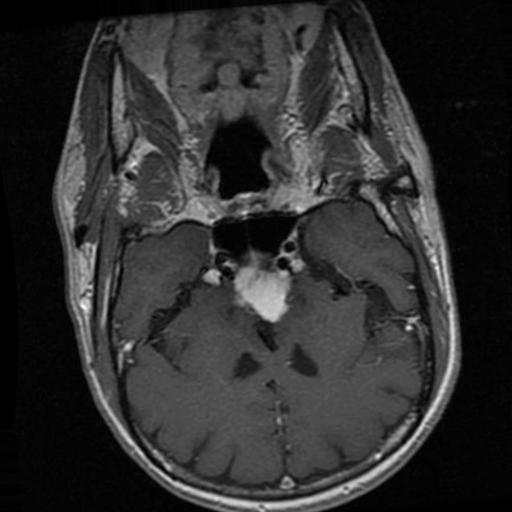
#> input picture as2_IMG_ML/brain_dataset/yes/Te-aug-me_10.jpg, 512 x 512 px
$ python decision_tree_model.py
#> lines starting #> are read from the running program, lines starting #| are printed output that depends on the picture
import os
import cv2
import numpy as np

from sklearn.model_selection import train_test_split, GridSearchCV
from sklearn.tree import DecisionTreeClassifier
from sklearn.metrics import accuracy_score, precision_score, recall_score, f1_score, confusion_matrix
import matplotlib.pyplot as plt
import seaborn as sns

data = []
labels = []

dataset_path = "brain_dataset"
categories = ["yes", "no"]

for category in categories:
    folder_path = os.path.join(dataset_path, category)
    label = 1 if category == "yes" else 0

    for img_name in os.listdir(folder_path):
        img_path = os.path.join(folder_path, img_name)
        try:
            img = cv2.imread(img_path, cv2.IMREAD_GRAYSCALE)
#> img is the input picture: shape (512, 512); min 0, max 255, mean 47.7
            img = cv2.resize(img, (64, 64))
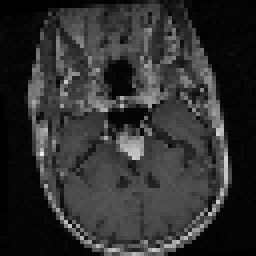
#> img: shape (64, 64) (shown 4 times larger); min 0, max 236, mean 47.9
            img = img.flatten()
#> img = 4096 values, max 236 at index 2442, min 0 at index 0, mean 47.88
            data.append(img)
            labels.append(label)
        except:
            pass
#> pass 2 of the loop `for category in categories:`:
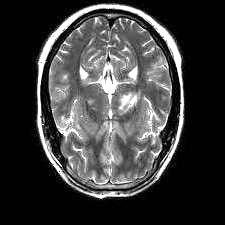
#> input picture as2_IMG_ML/brain_dataset/no/Te-no_10.jpg, 225 x 225 px
#> img is the input picture: shape (225, 225); min 0, max 255, mean 60.2
#> `img = cv2.resize(img, (64, 64))`:
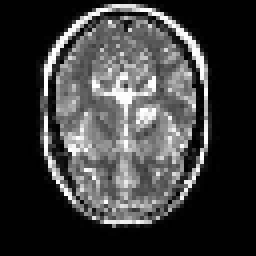
#> img: shape (64, 64) (shown 4 times larger); min 0, max 255, mean 60.2
#> `img = img.flatten()`: img = 4096 values, max 255 at index 153, min 0 at index 39, mean 60.25

X = np.array(data) / 255.0
y = np.array(labels)

#> (the run stopped early here; a loop or call above may not have finished)
